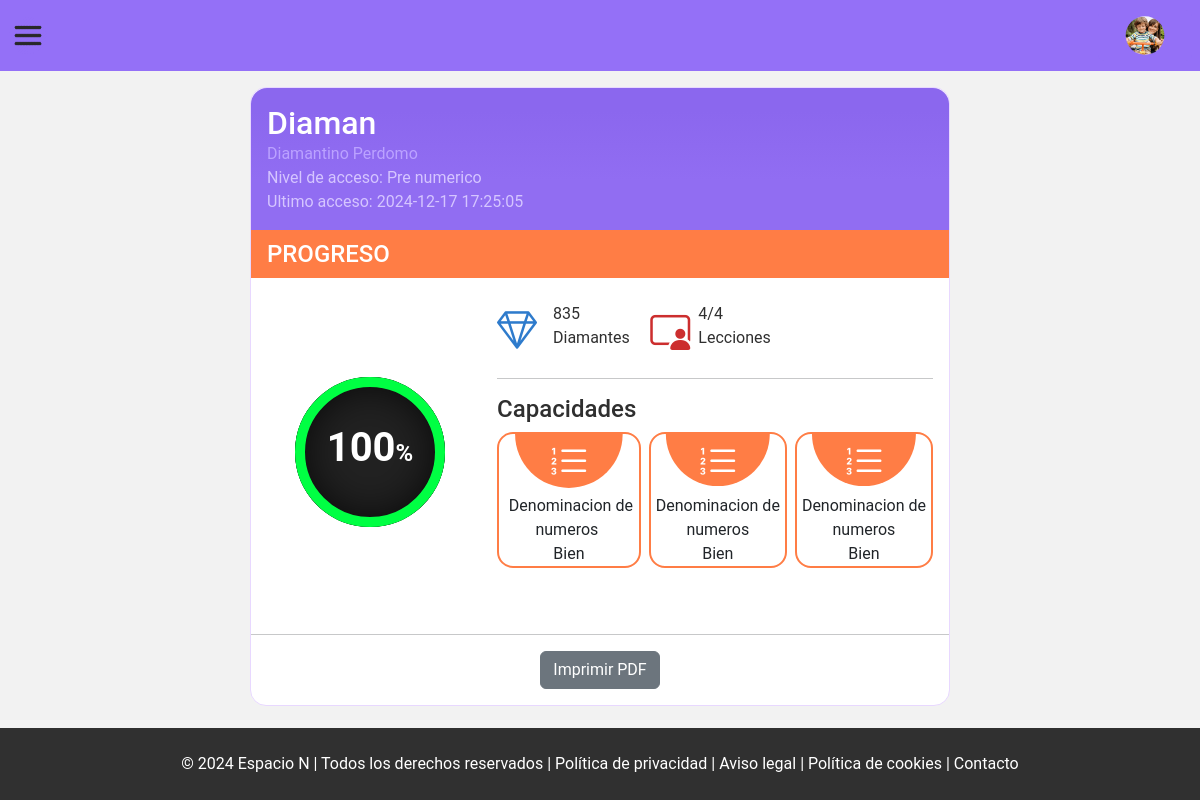
Page /view/admin/child/progress.php?id=11 (signed in) on the earlier database version.
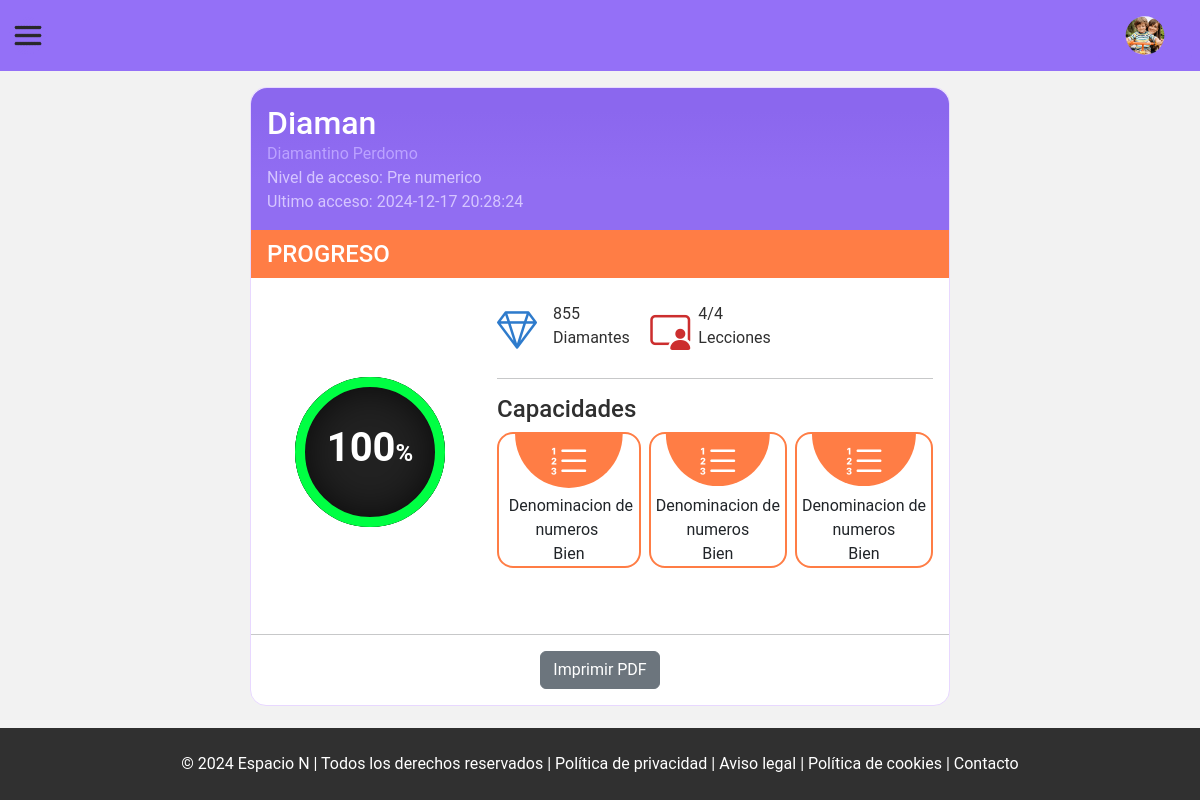
Same page on the later database version.
### tables this page shows
CREATE TABLE `usuarios` (
  `id_usuario` int(10) NOT NULL,
  `id_rol` int(10) NOT NULL,
  `usuario` varchar(15) DEFAULT NULL,
  `clave` varchar(8) DEFAULT NULL,
  `estado` bit(1) DEFAULT b'0',
  `permisos` bit(1) DEFAULT b'0',
  `fecha_hora_creacion` datetime DEFAULT NULL
);

CREATE TABLE `ninos` (
  `id_nino` int(10) NOT NULL,
  `id_genero` int(10) NOT NULL,
  `id_categoria_actividades` int(10) NOT NULL,
  `id_usuario` int(10) NOT NULL,
  `id_profesional` int(10) NOT NULL,
  `nombre` varchar(70) NOT NULL,
  `apellido` varchar(70) NOT NULL,
  `fecha_nacimiento` date DEFAULT NULL,
  `ultimo_acceso` datetime DEFAULT NULL
);

CREATE TABLE `progresos` (
  `id_progreso` int(10) NOT NULL,
  `id_categoria_actividades` int(10) NOT NULL,
  `id_usuario` int(10) NOT NULL,
  `porcentaje` int(11) DEFAULT 0,
  `total_diamantes` int(100) NOT NULL DEFAULT 0
);

### view/admin/child/progress.php (the view, shortened to what this page needs)
<?php
function showInformationChild()
{
    include '../../../php/connectionBD.php';
    try {
        $id_child = $_GET["id"];
        $sqlChild = 'SELECT * from ninos WHERE id_nino=:id_child';
        $stmt01 = $pdo->prepare($sqlChild);
        $stmt01->bindParam(':id_child', $id_child, PDO::PARAM_INT);
        $stmt01->execute();
        $row = $stmt01->fetch(PDO::FETCH_ASSOC);
        $id_user = $row["id_usuario"];
        $sqlUser = 'SELECT * from usuarios WHERE id_usuario=:id_user';
        $stmt02 = $pdo->prepare($sqlUser);
        $stmt02->bindParam(':id_user', $id_user, PDO::PARAM_INT);
        $stmt02->execute();
        $row02 = $stmt02->fetch(PDO::FETCH_ASSOC);
        $sqlProgressDetalls = "SELECT porcentaje, total_diamantes FROM progresos WHERE id_usuario = :id_user";
        $queryProgress = $pdo->prepare($sqlProgressDetalls);
        $queryProgress->bindParam("id_user", $id_user, PDO::PARAM_INT);
        $queryProgress->execute();
        $row03 = $queryProgress->fetch(PDO::FETCH_ASSOC);
        $sqlCount = "SELECT COUNT(completado) as lecciones_completadas
        FROM estado_lecciones
        WHERE completado = 'completado'
        AND id_usuario = :id_user";
        $queryCount = $pdo->prepare($sqlCount);
        $queryCount->bindParam("id_user", $id_user, PDO::PARAM_INT);
        $queryCount->execute();
        $lecciones_completadas = $queryCount->fetch(PDO::FETCH_ASSOC);
        switch ($row["id_categoria_actividades"]) {
            case '1':
                $accessLevel = 'Pre numerico';
                break;
        }
        $gems = $row03["total_diamantes"];
        if ($row03["total_diamantes"] > 0) {
            $countgem = "  <span>$gems </span>
                                <span>Diamantes</span>
                            </span> ";
        } else {
            $countgem = "  <span> $gems </span>
                                <span>Diamante</span>
                            </span> ";
        }
        echo '<div class="d-flex align-items-center justify-content-between">';
        echo "<div class=''>";
        echo "<h2 class='user m-0'> " . $row02["usuario"] . "</h1>";
        echo "<div class='informationUser'>";
        echo "<span class='titleComplete'> " . $row["nombre"] . " " . $row["apellido"] . "</span><br>";
        echo "<span> Nivel de acceso: " . $accessLevel . " </span>";
        echo "<br>";
        echo "<span> Ultimo acceso: " . $row["ultimo_acceso"] . " </span>";
        echo "<br>";
        echo " </div>
                </div>";
        echo '  </div>
            <div>
                <h4 class=" myProgress">PROGRESO</h4>
                <div class="row ContainerProgress">
                    <div class="col-4">
                        <div class="container">
                            <div class="card">
                                <div class="box">
                                    <div class="percent">
                                        <svg>
                                            <circle cx="70" cy="70" r="70"></circle>
                                            <circle cx="70" cy="70" r="70"
                                                style="
                                                : calc(440 - (440 * ' . $row03["porcentaje"] . ') / 100);
                                                -webkit-stroke-dashoffset: calc(440 - (440 * ' . $row03["porcentaje"] . ') / 100);
                                                -moz-stroke-dashoffset: calc(440 - (440 * ' . $row03["porcentaje"] . ') / 100);
                                                "
                                                ></circle>
                                            <div class="num">
                                                <h2> ' . $row03["porcentaje"] . '<span>%</span></h2>
                                            </div>
                                        </svg>
                                    </div>
                                </div>
                            </div>
                        </div>
                    </div>
                    <div class="col-8">
                        <div class="row">
                            <div class="col-4">
                                <div class="d-flex gap-2 dem">
                                    <div>
                                        <i class="bi bi-gem fs-1"></i><br>
                                    </div><br>
                                    <div class="detallsGems">
                                        '. $countgem.'
                                    </div>
                                </div>
                            </div>
                            <div class="col-4 ">
                                <div class="d-flex gap-2 lessons">
                                    <div>
                                        <i class="bi bi-person-video3 fs-1"></i>
                                    </div>
                                    <div class="detallsLessons">
                                        ' . $lecciones_completadas["lecciones_completadas"] . '/4
                                        <span>Lecciones</span>
                                    </div>
                                </div>
                            </div>
                        </div>
                        <hr>
                        <section>
                            <h4 class="titleMyAbilities">Capacidades </h2>
                                <div class="d-flex gap-2 containerMyAbilities">
                                    <div class="one">
                                        <div>
                                            <i class="bi bi-list-ol fs-1"></i>
                                        </div>
                                        <span class="p-1">Denominacion de numeros</span><br>
                                        <span>Bien</span>
                                    </div>
                                    <div class="">
                                        <div>
                                            <i class="bi bi-list-ol fs-1"></i>
                                        </div>
                                        <span>Denominacion de numeros</span><br>
                                        <span>Bien</span>
                                    </div>
                                    <div>
                                        <div>
                                            <i class="bi bi-list-ol fs-1"></i>
                                        </div>
                                        <span>Denominacion de numeros</span><br>
                                        <span>Bien</span>
                                    </div>
                                </div>
                        </section>
                    </div>
                </div><hr>
                <div class="my-3 text-center">
                    <form action="../../../php/admin/reportProgressChild.php" method="POST">
                    <input type="hidden" name="id_nino" value="' . $id_child . '">
                        <input type="submit" class="btn btn-secondary mt-0 text-decoration-none"
                        value="Imprimir PDF" >
                    </form>
                </div>
            </div>
';
    } catch (PDOException $ex) {
        echo 'Sucedio un error: ' . $ex;
    }
}
?>
<!DOCTYPE html>
<html lang="es">
<head>
    <link href="https://cdn.jsdelivr.net/npm/bootstrap@5.3.3/dist/css/bootstrap.min.css" rel="stylesheet"
>
    <link rel="stylesheet" href="https://cdn.jsdelivr.net/npm/bootstrap-icons@1.11.3/font/bootstrap-icons.min.css">
    <link rel="stylesheet" href="../../../css/reset.css">
    <link rel="stylesheet" href="../../../css/components/offcanvas.css">
    <link rel="stylesheet" href="../../../css/components/header.css">
    <link rel="stylesheet" href="../../../css/components/semanticTag.css">
    <link rel="stylesheet" href="../../../css/admin/addAndModifyChild.css">
    <link rel="stylesheet" href="../../../css/user/profile.css">
</head>
<body>
    <?php include "./../../include/admin/user/header.php" ?>
    <main class='align-items-start'>
        <div class="content">
            <?php
            showInformationChild();
            ?>
    </main>
    <?php include "./../../include/footer.php" ?>
</body>
</html>

### view/include/admin/user/header.php (shortened to what this page needs)
<header>
        <a class="btn btn-primary offCanvasSpaceN" data-bs-toggle="offcanvas" href="#offCanvasSpaceN" role="button"
            aria-controls="offCanvasSpaceN">
            <img src="../../../img/burgerMenu.png" class="img-fluid burgerMenu" alt="">
        </a>
        <section class="userPerfil">
            <button class="btn btn-primary" type="button" data-bs-toggle="offcanvas" data-bs-target="#offcanvasRight"
                aria-controls="offcanvasRight"><img src="../../../img/for/representative.png" class="img-fluid userImg"
                    alt="">
            </button>
        </section>
    </header>

### view/include/footer.php
<footer class="py-2">
        <div>
            <div class="mt-3 text-center">
                <p class="text-white">© 2024 Espacio N | Todos los derechos reservados | Política de privacidad | Aviso
                    legal | Política de cookies | Contacto</p>
            </div>
        </div>
    </footer>

### css/components/offcanvas.css (style rules this page uses)
.burgerMenu { width: 40px; height: 39px; background: none; }
.offCanvasSpaceN { border: none; background: none; padding: 0rem; }

### css/components/header.css (style rules this page uses)
.userPerfil>button { border: none; background: var(--colorHF) }
.userImg, .LogoImg { width: 70px; clip-path: circle(34% at 50% 50%); }
header { align-items: center; height: 71px; }

### css/components/semanticTag.css (style rules this page uses)
body { display: flex; flex-direction: column; width: 100vw; height: 100vh; background-size: contain; background-repeat: repeat; font-family: "Roboto", sans-serif; font-weight: 100; font-style: normal; font-weight: 400; }
header { display: flex; justify-content: space-between; padding: 0.5rem; background: var(--colorHF); }
main { flex-grow: 2; background: #f2f2f2; }
main>div { width: 100vw; }
footer { background: rgb(48, 48, 48); width: 100vw; }

### css/admin/addAndModifyChild.css (style rules this page uses)
main { display: flex; justify-content: center; align-items: center; }
a { margin: 0.5rem 0rem; display: block; color: var(--colorBlack); text-decoration: none; }
.content { background: white; padding: 1rem; border-radius: 1rem; border: solid 1px #e8d8ff; margin: 1rem; max-width: 700px; }
img { width: 100px; clip-path: circle(); }

### css/user/profile.css (style rules this page uses)
.container { display: flex; justify-content: space-around; }
.content { padding: 0rem !important; }
.container .card { border: none; display: flex; justify-content: center; align-items: center; height: 300px; border-radius: 4px; text-align: center; overflow: hidden; transition: 0.5s; }
.container .card:before { content: ''; position: absolute; top: 0; left: -50%; width: 100%; height: 100%; background: rgba(255, 255, 255, .03); pointer-events: none; z-index: 1; }
.percent { position: relative; width: 150px; height: 150px; border-radius: 50%; box-shadow: inset 0 0 50px #000; background: #222; z-index: 1000; }
.percent .num { position: absolute; top: 0; left: 0; width: 100%; height: 100%; display: flex; justify-content: center; align-items: center; border-radius: 50%; }
.percent .num h2 { color: #ffffff; font-weight: 700; font-size: 40px; transition: 0.5s; }
.percent .num h2 span { color: #ffffff; font-size: 24px; transition: 0.5s; }
svg { position: relative; width: 150px; height: 150px; z-index: 1000; }
.containerMyAbilities>div { border-radius: 1rem; text-align: center; border: solid 2px #ff7d45; }
.containerMyAbilities>div>div { clip-path: circle(50% at 50% 0); background: #ff7d45; }
.containerMyAbilities>div>div>i { color: white }
.titleMyAbilities { color: rgb(47, 47, 47); }
.lessons { color: #cc2e2e; }
.dem { color: #2e7bcc; }
.informationUser { color: #d5c5ff; }
.titleComplete { color: #bba2ff; }
.content>div:first-child { background: #916df4; color: white; padding: 1rem; border-radius: 1rem 1rem 0rem 0rem; background: rgb(145, 109, 242); background: linear-gradient(0deg, rgba(145, 109, 242, 1) 35%, rgba(139, 103, 238, 1) 84%); }
.myProgress { background: #ff7d45; display: block; padding: 0.6rem 1rem; color: white; }
.ContainerProgress { padding: 1rem ; }
.detallsGems, .detallsLessons { color: rgb(47, 47, 47); }

Differences in the rows shown:
changed ninos "Diamantino": ultimo_acceso "2024-12-17 17:25:05" → "2024-12-17 20:28:24"
changed progresos: total_diamantes "835" → "855"
